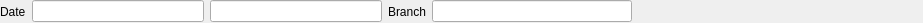
<?xml version="1.0" encoding="UTF-8"?>
<ui version="4.0">
 <class>FAttendance</class>
 <widget class="QWidget" name="FAttendance">
  <property name="geometry">
   <rect>
    <x>0</x>
    <y>0</y>
    <width>923</width>
    <height>23</height>
   </rect>
  </property>
  <property name="windowTitle">
   <string>Form</string>
  </property>
  <layout class="QHBoxLayout" name="horizontalLayout">
   <property name="sizeConstraint">
    <enum>QLayout::SetMinimumSize</enum>
   </property>
   <property name="leftMargin">
    <number>0</number>
   </property>
   <property name="topMargin">
    <number>0</number>
   </property>
   <property name="rightMargin">
    <number>0</number>
   </property>
   <property name="bottomMargin">
    <number>0</number>
   </property>
   <item>
    <widget class="QLabel" name="label">
     <property name="text">
      <string>Date</string>
     </property>
    </widget>
   </item>
   <item>
    <widget class="EDateEdit" name="led1"/>
   </item>
   <item>
    <widget class="EDateEdit" name="led2"/>
   </item>
   <item>
    <widget class="QLabel" name="label_2">
     <property name="text">
      <string>Branch</string>
     </property>
    </widget>
   </item>
   <item>
    <widget class="EQLineEdit" name="leBranch">
     <property name="minimumSize">
      <size>
       <width>200</width>
       <height>0</height>
      </size>
     </property>
     <property name="EnableHiddenText" stdset="0">
      <bool>true</bool>
     </property>
    </widget>
   </item>
   <item>
    <spacer name="horizontalSpacer">
     <property name="orientation">
      <enum>Qt::Horizontal</enum>
     </property>
     <property name="sizeHint" stdset="0">
      <size>
       <width>291</width>
       <height>20</height>
      </size>
     </property>
    </spacer>
   </item>
  </layout>
 </widget>
 <customwidgets>
  <customwidget>
   <class>EQLineEdit</class>
   <extends>QLineEdit</extends>
   <header location="global">eqlineedit.h</header>
   <slots>
    <signal>customButtonClicked(bool)</signal>
   </slots>
  </customwidget>
  <customwidget>
   <class>EDateEdit</class>
   <extends>QLineEdit</extends>
   <header location="global">edateedit.h</header>
  </customwidget>
 </customwidgets>
 <resources/>
 <connections/>
</ui>
